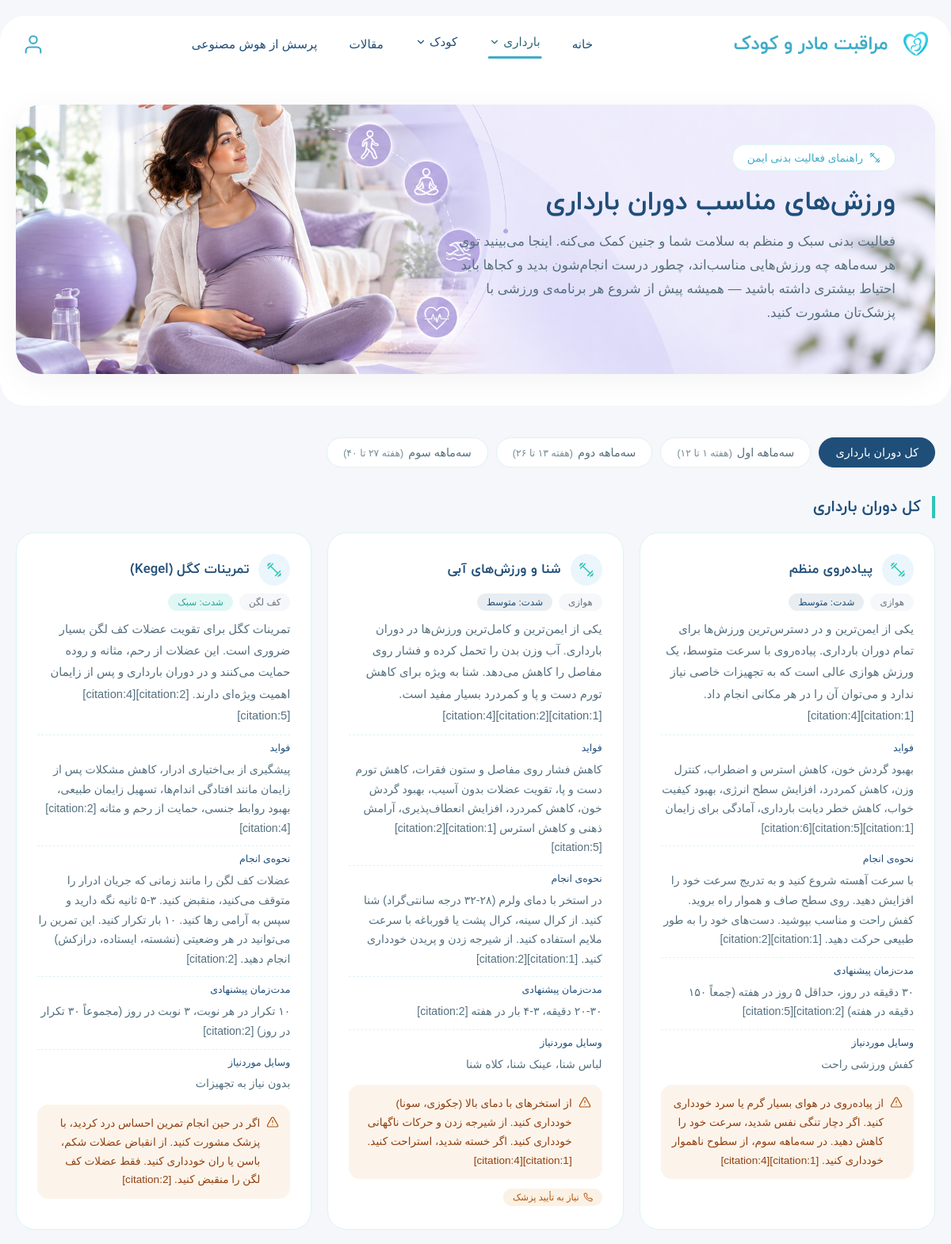
Screenshot of /pregnancy-exercises.php (upper part) with the database file from the repository.
### tables this page shows
CREATE TABLE `pregnancy_exercises` (
  `id` int(11) NOT NULL,
  `exercise_name` varchar(150) NOT NULL,
  `description` text NOT NULL,
  `benefits` text NOT NULL,
  `how_to_do` text NOT NULL,
  `duration` varchar(100) NOT NULL,
  `trimester` enum('first','second','third','all') NOT NULL,
  `week_start` int(11) DEFAULT NULL COMMENT 'شروع هفته مناسب (۱-۴۰)',
  `week_end` int(11) DEFAULT NULL COMMENT 'پایان هفته مناسب (۱-۴۰)',
  `intensity_level` enum('light','moderate','moderate_high') NOT NULL,
  `category` enum('cardio','strength','flexibility','pelvic_floor','breathing') NOT NULL,
  `equipment_needed` varchar(200) DEFAULT NULL,
  `precautions` text DEFAULT NULL,
  `is_high_risk` tinyint(1) DEFAULT 0 COMMENT 'آیا نیاز به احتیاط ویژه دارد؟',
  `requires_doctor_consultation` tinyint(1) DEFAULT 1,
  `created_at` timestamp NOT NULL DEFAULT current_timestamp(),
  `updated_at` timestamp NOT NULL DEFAULT current_timestamp() ON UPDATE current_timestamp()
);

### config/database.php (called while the page is built)
<?php
return [
    'host'     => getenv('DB_HOST') ?: '127.0.0.1',
    'port'     => getenv('DB_PORT') ?: '3306',
    'database' => getenv('DB_DATABASE') ?: 'maternal_child_care',
    'username' => getenv('DB_USERNAME') ?: 'root',
    'password' => getenv('DB_PASSWORD') ?: '',
    'charset'  => 'utf8mb4',
];

### app/Core/Database.php (called while the page is built, shortened)
<?php
class Database
{
    private static ?PDO $instance = null;
    public static function connection(): PDO
    {
        if (self::$instance === null) {
            $config = require BASE_PATH . '/config/database.php';
            $dsn = sprintf(
                'mysql:host=%s;port=%s;dbname=%s;charset=%s',
                $config['host'],
                $config['port'],
                $config['database'],
                $config['charset']
            );
            self::$instance = new PDO($dsn, $config['username'], $config['password'], [
                PDO::ATTR_ERRMODE            => PDO::ERRMODE_EXCEPTION,
                PDO::ATTR_DEFAULT_FETCH_MODE => PDO::FETCH_ASSOC,
                PDO::ATTR_EMULATE_PREPARES   => false,
            ]);
        }
        return self::$instance;
    }
}

### app/Repositories/ExerciseRepository.php (called while the page is built, shortened)
<?php
class ExerciseRepository
{
    public function all(): array
    {
        try {
            $stmt = Database::connection()->query(
                'SELECT * FROM pregnancy_exercises ORDER BY week_start ASC, id ASC'
            );
            return $stmt->fetchAll();
        } catch (PDOException $e) {
            return [];
        }
    }
}

### public/pregnancy-exercises.php (the view, shortened to what this page needs)
<?php
$exerciseRepository = new ExerciseRepository();
$trimesterLabels = ExerciseRepository::TRIMESTER_LABELS;
$categoryLabels = ExerciseRepository::CATEGORY_LABELS;
$intensityLabels = ExerciseRepository::INTENSITY_LABELS;
$activeTrimester = $_GET['trimester'] ?? 'all';
$trimesterWeekRanges = [
    'all'    => null,
    'first'  => '۱ تا ۱۲',
    'second' => '۱۳ تا ۲۶',
    'third'  => '۲۷ تا ۴۰',
];
if ($activeTrimester === 'all') {
    $exercises = $exerciseRepository->all();
} else {
    $exercises = $exerciseRepository->findByTrimester($activeTrimester);
}
$groupedExercises = [];
if ($activeTrimester === 'all') {
    foreach (array_keys($trimesterLabels) as $key) {
        $groupedExercises[$key] = [];
    }
    foreach ($exercises as $item) {
        $key = $item['trimester'] ?? 'all';
        $groupedExercises[$key][] = $item;
    }
} else {
    $groupedExercises[$activeTrimester] = $exercises;
}
?>
<!DOCTYPE html>
<html lang="fa" dir="rtl">
<head>
    <link rel="stylesheet" href="assets/css/base.css">
    <link rel="stylesheet" href="assets/css/components/header.css">
    <link rel="stylesheet" href="assets/css/components/button.css">
    <link rel="stylesheet" href="assets/css/components/footer.css">
    <link rel="stylesheet" href="assets/css/pages/pregnancy-exercises.css">
</head>
<body>
    <section class="pe-hero" data-header-offset>
        <?php include TEMPLATES_PATH . '/partials/header.php'; ?>
        <div class="pe-hero-banner">
            <img src="assets/image/pregnancy-exercises-banner.png" alt="ورزش‌های مناسب دوران بارداری" class="pe-hero-image" />
            <div class="pe-hero-content">
                <span class="pe-hero-badge">
                    <svg width="14" height="14" viewBox="0 0 24 24" fill="none" stroke="currentColor" stroke-width="2" stroke-linecap="round" stroke-linejoin="round"><path d="M6.5 6.5 17.5 17.5" /><path d="m21 21-1-1" /><path d="m3 3 1 1" /><path d="m18 22 4-4" /><path d="m2 6 4-4" /><path d="m3 10 7-7" /><path d="m14 21 7-7" /></svg>
                    راهنمای فعالیت بدنی ایمن
                </span>
                <h1>ورزش‌های مناسب دوران بارداری</h1>
                <p class="subtitle">
                    فعالیت بدنی سبک و منظم به سلامت شما و جنین کمک می‌کنه. اینجا می‌بینید توی هر سه‌ماهه
                    چه ورزش‌هایی مناسب‌اند، چطور درست انجام‌شون بدید و کجاها باید احتیاط بیشتری داشته باشید
                    — همیشه پیش از شروع هر برنامه‌ی ورزشی با پزشک‌تان مشورت کنید.
                </p>
            </div>
        </div>
    </section>
    <section class="pe-filter-section">
        <div class="pe-filter-tabs">
            <?php foreach ($trimesterLabels as $key => $label): ?>
                <a href="pregnancy-exercises.php?trimester=<?= urlencode($key) ?>#pe-list-section"
                    class="pe-filter-tab <?= $activeTrimester === $key ? 'active' : '' ?>">
                    <?= htmlspecialchars($label, ENT_QUOTES, 'UTF-8') ?>
                    <?php if ($trimesterWeekRanges[$key]): ?>
                        <span class="pe-filter-tab-range">(هفته <?= htmlspecialchars($trimesterWeekRanges[$key], ENT_QUOTES, 'UTF-8') ?>)</span>
                    <?php endif; ?>
                </a>
            <?php endforeach; ?>
        </div>
    </section>
    <section class="pe-list-section" id="pe-list-section">
        <?php foreach ($groupedExercises as $groupKey => $groupItems): ?>
            <div class="pe-group">
                <h2 class="pe-group-title">
                    <?= htmlspecialchars($trimesterLabels[$groupKey] ?? $groupKey, ENT_QUOTES, 'UTF-8') ?>
                </h2>
                <div class="pe-exercise-grid">
                    <?php foreach ($groupItems as $exercise): ?>
                        <div class="pe-exercise-card">
                            <div class="pe-exercise-header">
                                <div class="pe-exercise-icon">
                                    <svg width="20" height="20" viewBox="0 0 24 24" fill="none" stroke="currentColor" stroke-width="1.8" stroke-linecap="round" stroke-linejoin="round"><path d="M6.5 6.5 17.5 17.5" /><path d="m21 21-1-1" /><path d="m3 3 1 1" /><path d="m18 22 4-4" /><path d="m2 6 4-4" /><path d="m3 10 7-7" /><path d="m14 21 7-7" /></svg>
                                </div>
                                <h3><?= htmlspecialchars($exercise['exercise_name'], ENT_QUOTES, 'UTF-8') ?></h3>
                            </div>
                            <div class="pe-exercise-tags">
                                <span class="pe-tag pe-tag-category">
                                    <?= htmlspecialchars($categoryLabels[$exercise['category']] ?? $exercise['category'], ENT_QUOTES, 'UTF-8') ?>
                                </span>
                                <span class="pe-tag pe-tag-intensity pe-tag-intensity-<?= htmlspecialchars($exercise['intensity_level'], ENT_QUOTES, 'UTF-8') ?>">
                                    شدت: <?= htmlspecialchars($intensityLabels[$exercise['intensity_level']] ?? $exercise['intensity_level'], ENT_QUOTES, 'UTF-8') ?>
                                </span>
                            </div>
                            <?php if (!empty($exercise['description'])): ?>
                                <p class="pe-exercise-desc"><?= nl2br(htmlspecialchars($exercise['description'], ENT_QUOTES, 'UTF-8')) ?></p>
                            <?php endif; ?>
                            <?php if (!empty($exercise['benefits'])): ?>
                                <div class="pe-exercise-row">
                                    <span class="pe-exercise-row-label">فواید</span>
                                    <span class="pe-exercise-row-value"><?= nl2br(htmlspecialchars($exercise['benefits'], ENT_QUOTES, 'UTF-8')) ?></span>
                                </div>
                            <?php endif; ?>
                            <?php if (!empty($exercise['how_to_do'])): ?>
                                <div class="pe-exercise-row">
                                    <span class="pe-exercise-row-label">نحوه‌ی انجام</span>
                                    <span class="pe-exercise-row-value"><?= nl2br(htmlspecialchars($exercise['how_to_do'], ENT_QUOTES, 'UTF-8')) ?></span>
                                </div>
                            <?php endif; ?>
                            <?php if (!empty($exercise['duration'])): ?>
                                <div class="pe-exercise-row">
                                    <span class="pe-exercise-row-label">مدت‌زمان پیشنهادی</span>
                                    <span class="pe-exercise-row-value"><?= htmlspecialchars($exercise['duration'], ENT_QUOTES, 'UTF-8') ?></span>
                                </div>
                            <?php endif; ?>
                            <?php if (!empty($exercise['equipment_needed'])): ?>
                                <div class="pe-exercise-row">
                                    <span class="pe-exercise-row-label">وسایل موردنیاز</span>
                                    <span class="pe-exercise-row-value"><?= htmlspecialchars($exercise['equipment_needed'], ENT_QUOTES, 'UTF-8') ?></span>
                                </div>
                            <?php endif; ?>
                            <?php if (!empty($exercise['precautions'])): ?>
                                <div class="pe-exercise-warning">
                                    <svg width="16" height="16" viewBox="0 0 24 24" fill="none" stroke="currentColor" stroke-width="1.8" stroke-linecap="round" stroke-linejoin="round"><path d="m21.73 18-8-14a2 2 0 0 0-3.46 0l-8 14A2 2 0 0 0 4 21h16a2 2 0 0 0 1.73-3Z" /><path d="M12 9v4" /><path d="M12 17h.01" /></svg>
                                    <p><?= nl2br(htmlspecialchars($exercise['precautions'], ENT_QUOTES, 'UTF-8')) ?></p>
                                </div>
                            <?php endif; ?>
                            <div class="pe-exercise-badges">
                                <?php if (!empty($exercise['requires_doctor_consultation'])): ?>
                                    <span class="pe-badge pe-badge-consult">
                                        نیاز به تأیید پزشک
                                    </span>
                                <?php endif; ?>
                            </div>
                        </div>
                    <?php endforeach; ?>
                </div>
            </div>
        <?php endforeach; ?>
    </section>
</body>
</html>

### rows the page displays
pregnancy_exercises: label "سه‌ماهه سوم", trimester "۲۷ تا ۴۰"
pregnancy_exercises: exercise_name "پیاده‌روی منظم", category "هوازی", intensity_level "متوسط", description "یکی از ایمن‌ترین و در دسترس‌ترین ورزش‌ها برای تمام دوران بارداری. پیاده‌روی با سرعت متوسط، یک ورزش هوازی عالی است که به تجهیزات خاصی نیاز ندارد و می‌توان آن را در هر مکانی انجام داد. [citation:1][citation:4]", benefits "بهبود گردش خون، کاهش استرس و اضطراب، کنترل وزن، کاهش کمردرد، افزایش سطح انرژی، بهبود کیفیت خواب، کاهش خطر دیابت بارداری، آمادگی برای زایمان [citation:1][citation:5][citation:6]", how_to_do "با سرعت آهسته شروع کنید و به تدریج سرعت خود را افزایش دهید. روی سطح صاف و هموار راه بروید. کفش راحت و مناسب بپوشید. دست‌های خود را به طور طبیعی حرکت دهید. [citation:1][citation:2]", duration "۳۰ دقیقه در روز، حداقل ۵ روز در هفته (جمعاً ۱۵۰ دقیقه در هفته) [citation:2][citation:5]", equipment_needed "کفش ورزشی راحت", precautions "از پیاده‌روی در هوای بسیار گرم یا سرد خودداری کنید. اگر دچار تنگی نفس شدید، سرعت خود را کاهش دهید. در سه‌ماهه سوم، از سطوح ناهموار خودداری کنید. [citation:1][citation:4]"
pregnancy_exercises: exercise_name "شنا و ورزش‌های آبی", category "هوازی", intensity_level "متوسط", description "یکی از ایمن‌ترین و کامل‌ترین ورزش‌ها در دوران بارداری. آب وزن بدن را تحمل کرده و فشار روی مفاصل را کاهش می‌دهد. شنا به ویژه برای کاهش تورم دست و پا و کمردرد بسیار مفید است. [citation:1][citation:2][citation:4]", benefits "کاهش فشار روی مفاصل و ستون فقرات، کاهش تورم دست و پا، تقویت عضلات بدون آسیب، بهبود گردش خون، کاهش کمردرد، افزایش انعطاف‌پذیری، آرامش ذهنی و کاهش استرس [citation:1][citation:2][citation:5]", how_to_do "در استخر با دمای ولرم (۲۸-۳۲ درجه سانتی‌گراد) شنا کنید. از کرال سینه، کرال پشت یا قورباغه با سرعت ملایم استفاده کنید. از شیرجه زدن و پریدن خودداری کنید. [citation:1][citation:2]", duration "۲۰-۳۰ دقیقه، ۳-۴ بار در هفته [citation:2]", equipment_needed "لباس شنا، عینک شنا، کلاه شنا", precautions "از استخرهای با دمای بالا (جکوزی، سونا) خودداری کنید. از شیرجه زدن و حرکات ناگهانی خودداری کنید. اگر خسته شدید، استراحت کنید. [citation:1][citation:4]", requires_doctor_consultation 1 (drawn)
pregnancy_exercises: exercise_name "تمرینات کگل (Kegel)", category "کف لگن", intensity_level "سبک", description "تمرینات کگل برای تقویت عضلات کف لگن بسیار ضروری است. این عضلات از رحم، مثانه و روده حمایت می‌کنند و در دوران بارداری و پس از زایمان اهمیت ویژه‌ای دارند. [citation:2][citation:4][citation:5]", benefits "پیشگیری از بی‌اختیاری ادرار، کاهش مشکلات پس از زایمان مانند افتادگی اندام‌ها، تسهیل زایمان طبیعی، بهبود روابط جنسی، حمایت از رحم و مثانه [citation:2][citation:4]", how_to_do "عضلات کف لگن را مانند زمانی که جریان ادرار را متوقف می‌کنید، منقبض کنید. ۳-۵ ثانیه نگه دارید و سپس به آرامی رها کنید. ۱۰ بار تکرار کنید. این تمرین را می‌توانید در هر وضعیتی (نشسته، ایستاده، درازکش) انجام دهید. [citation:2]", duration "۱۰ تکرار در هر نوبت، ۳ نوبت در روز (مجموعاً ۳۰ تکرار در روز) [citation:2]", equipment_needed "بدون نیاز به تجهیزات", precautions "اگر در حین انجام تمرین احساس درد کردید، با پزشک مشورت کنید. از انقباض عضلات شکم، باسن یا ران خودداری کنید. فقط عضلات کف لگن را منقبض کنید. [citation:2]"

### other values shown
$label "کل دوران بارداری"
$label "سه‌ماهه اول"
$trimesterWeekRanges[$key] "۱ تا ۱۲"
$label "سه‌ماهه دوم"
$trimesterWeekRanges[$key] "۱۳ تا ۲۶"
$trimesterLabels[$groupKey] "کل دوران بارداری"
